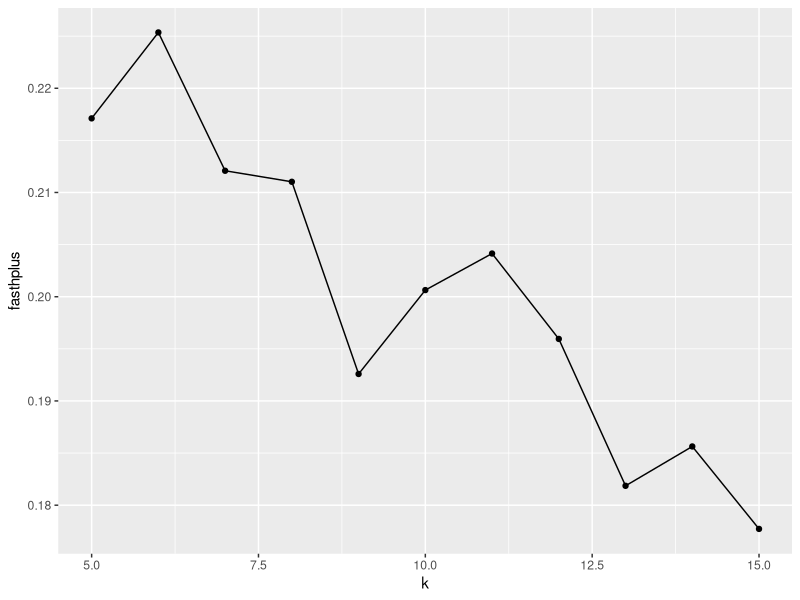

This figure's R source:
setwd("/dcs04/lieber/lcolladotor/spatialHPC_LIBD4035/spatial_hpc/")

library(ggplot2)
library(here)

df = read.csv(file = here::here("processed-data", "06_Clustering","fasthplus_results.csv"))
pdf(file = here::here("plots", "06_Clustering","BayesSpace_fasthplus.pdf"))
ggplot(data = df, aes(x = k, y = fasthplus, group = 1)) +
  geom_line() +
  geom_point()
dev.off()
